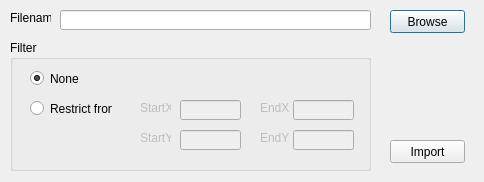
<?xml version="1.0" encoding="UTF-8"?>
<ui version="4.0">
 <class>XYZImportDialog</class>
 <widget class="QDialog" name="XYZImportDialog">
  <property name="geometry">
   <rect>
    <x>0</x>
    <y>0</y>
    <width>484</width>
    <height>182</height>
   </rect>
  </property>
  <property name="windowTitle">
   <string>XYZ Import</string>
  </property>
  <widget class="QLabel" name="Filename">
   <property name="geometry">
    <rect>
     <x>10</x>
     <y>10</y>
     <width>41</width>
     <height>16</height>
    </rect>
   </property>
   <property name="text">
    <string>Filename</string>
   </property>
  </widget>
  <widget class="QPushButton" name="pushButtonBrowse">
   <property name="geometry">
    <rect>
     <x>390</x>
     <y>10</y>
     <width>75</width>
     <height>23</height>
    </rect>
   </property>
   <property name="text">
    <string>Browse</string>
   </property>
  </widget>
  <widget class="QLineEdit" name="lineEdit">
   <property name="geometry">
    <rect>
     <x>60</x>
     <y>10</y>
     <width>311</width>
     <height>20</height>
    </rect>
   </property>
  </widget>
  <widget class="QPushButton" name="pushButtonImport">
   <property name="geometry">
    <rect>
     <x>390</x>
     <y>140</y>
     <width>75</width>
     <height>23</height>
    </rect>
   </property>
   <property name="text">
    <string>Import</string>
   </property>
  </widget>
  <widget class="QGroupBox" name="groupBox">
   <property name="geometry">
    <rect>
     <x>10</x>
     <y>40</y>
     <width>361</width>
     <height>131</height>
    </rect>
   </property>
   <property name="title">
    <string>Filter</string>
   </property>
   <widget class="QLineEdit" name="endY_LineEdit">
    <property name="enabled">
     <bool>false</bool>
    </property>
    <property name="geometry">
     <rect>
      <x>283</x>
      <y>90</y>
      <width>61</width>
      <height>20</height>
     </rect>
    </property>
   </widget>
   <widget class="QLineEdit" name="startX_LineEdit">
    <property name="enabled">
     <bool>false</bool>
    </property>
    <property name="geometry">
     <rect>
      <x>170</x>
      <y>60</y>
      <width>61</width>
      <height>20</height>
     </rect>
    </property>
   </widget>
   <widget class="QLabel" name="label_4">
    <property name="enabled">
     <bool>false</bool>
    </property>
    <property name="geometry">
     <rect>
      <x>250</x>
      <y>60</y>
      <width>31</width>
      <height>16</height>
     </rect>
    </property>
    <property name="text">
     <string>EndX</string>
    </property>
   </widget>
   <widget class="QRadioButton" name="radioButton">
    <property name="geometry">
     <rect>
      <x>20</x>
      <y>30</y>
      <width>82</width>
      <height>17</height>
     </rect>
    </property>
    <property name="text">
     <string>None</string>
    </property>
    <property name="checked">
     <bool>true</bool>
    </property>
   </widget>
   <widget class="QLabel" name="label_2">
    <property name="enabled">
     <bool>false</bool>
    </property>
    <property name="geometry">
     <rect>
      <x>130</x>
      <y>60</y>
      <width>31</width>
      <height>16</height>
     </rect>
    </property>
    <property name="text">
     <string>StartX</string>
    </property>
   </widget>
   <widget class="QLabel" name="label_3">
    <property name="enabled">
     <bool>false</bool>
    </property>
    <property name="geometry">
     <rect>
      <x>130</x>
      <y>90</y>
      <width>31</width>
      <height>16</height>
     </rect>
    </property>
    <property name="text">
     <string>StartY</string>
    </property>
   </widget>
   <widget class="QRadioButton" name="restrict_radioButton">
    <property name="geometry">
     <rect>
      <x>20</x>
      <y>60</y>
      <width>82</width>
      <height>17</height>
     </rect>
    </property>
    <property name="text">
     <string>Restrict from</string>
    </property>
   </widget>
   <widget class="QLabel" name="label_5">
    <property name="enabled">
     <bool>false</bool>
    </property>
    <property name="geometry">
     <rect>
      <x>250</x>
      <y>90</y>
      <width>31</width>
      <height>16</height>
     </rect>
    </property>
    <property name="text">
     <string>EndY</string>
    </property>
   </widget>
   <widget class="QLineEdit" name="endX_LineEdit">
    <property name="enabled">
     <bool>false</bool>
    </property>
    <property name="geometry">
     <rect>
      <x>283</x>
      <y>60</y>
      <width>61</width>
      <height>20</height>
     </rect>
    </property>
   </widget>
   <widget class="QLineEdit" name="startY_LineEdit">
    <property name="enabled">
     <bool>false</bool>
    </property>
    <property name="geometry">
     <rect>
      <x>170</x>
      <y>90</y>
      <width>61</width>
      <height>20</height>
     </rect>
    </property>
   </widget>
  </widget>
  <action name="actionBrowse">
   <property name="text">
    <string>Browse</string>
   </property>
  </action>
 </widget>
 <resources/>
 <connections>
  <connection>
   <sender>restrict_radioButton</sender>
   <signal>toggled(bool)</signal>
   <receiver>startX_LineEdit</receiver>
   <slot>setEnabled(bool)</slot>
   <hints>
    <hint type="sourcelabel">
     <x>70</x>
     <y>108</y>
    </hint>
    <hint type="destinationlabel">
     <x>210</x>
     <y>109</y>
    </hint>
   </hints>
  </connection>
  <connection>
   <sender>restrict_radioButton</sender>
   <signal>toggled(bool)</signal>
   <receiver>startY_LineEdit</receiver>
   <slot>setEnabled(bool)</slot>
   <hints>
    <hint type="sourcelabel">
     <x>70</x>
     <y>108</y>
    </hint>
    <hint type="destinationlabel">
     <x>210</x>
     <y>139</y>
    </hint>
   </hints>
  </connection>
  <connection>
   <sender>restrict_radioButton</sender>
   <signal>toggled(bool)</signal>
   <receiver>endX_LineEdit</receiver>
   <slot>setEnabled(bool)</slot>
   <hints>
    <hint type="sourcelabel">
     <x>70</x>
     <y>108</y>
    </hint>
    <hint type="destinationlabel">
     <x>323</x>
     <y>109</y>
    </hint>
   </hints>
  </connection>
  <connection>
   <sender>restrict_radioButton</sender>
   <signal>toggled(bool)</signal>
   <receiver>endY_LineEdit</receiver>
   <slot>setEnabled(bool)</slot>
   <hints>
    <hint type="sourcelabel">
     <x>70</x>
     <y>108</y>
    </hint>
    <hint type="destinationlabel">
     <x>323</x>
     <y>139</y>
    </hint>
   </hints>
  </connection>
  <connection>
   <sender>restrict_radioButton</sender>
   <signal>toggled(bool)</signal>
   <receiver>label_2</receiver>
   <slot>setEnabled(bool)</slot>
   <hints>
    <hint type="sourcelabel">
     <x>70</x>
     <y>108</y>
    </hint>
    <hint type="destinationlabel">
     <x>155</x>
     <y>107</y>
    </hint>
   </hints>
  </connection>
  <connection>
   <sender>restrict_radioButton</sender>
   <signal>toggled(bool)</signal>
   <receiver>label_3</receiver>
   <slot>setEnabled(bool)</slot>
   <hints>
    <hint type="sourcelabel">
     <x>70</x>
     <y>108</y>
    </hint>
    <hint type="destinationlabel">
     <x>155</x>
     <y>137</y>
    </hint>
   </hints>
  </connection>
  <connection>
   <sender>restrict_radioButton</sender>
   <signal>toggled(bool)</signal>
   <receiver>label_5</receiver>
   <slot>setEnabled(bool)</slot>
   <hints>
    <hint type="sourcelabel">
     <x>70</x>
     <y>108</y>
    </hint>
    <hint type="destinationlabel">
     <x>275</x>
     <y>137</y>
    </hint>
   </hints>
  </connection>
  <connection>
   <sender>restrict_radioButton</sender>
   <signal>toggled(bool)</signal>
   <receiver>label_4</receiver>
   <slot>setEnabled(bool)</slot>
   <hints>
    <hint type="sourcelabel">
     <x>70</x>
     <y>108</y>
    </hint>
    <hint type="destinationlabel">
     <x>275</x>
     <y>107</y>
    </hint>
   </hints>
  </connection>
 </connections>
</ui>
